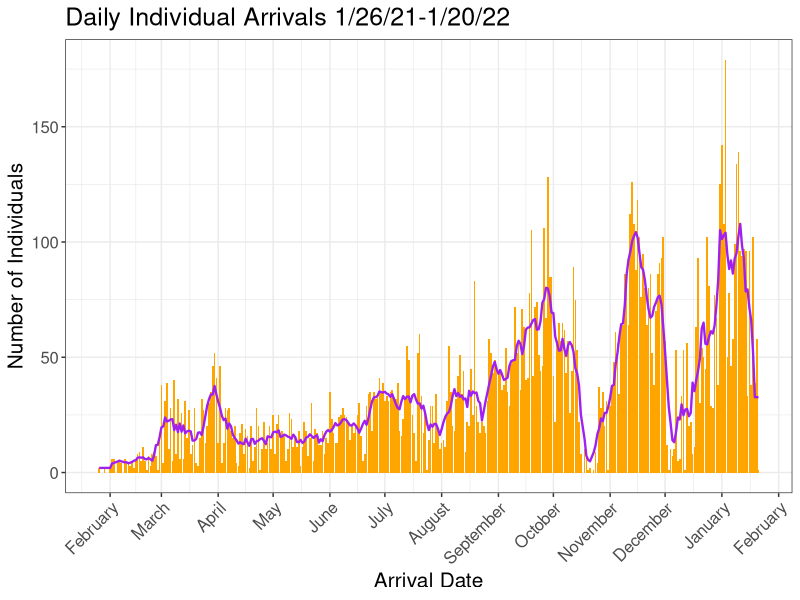
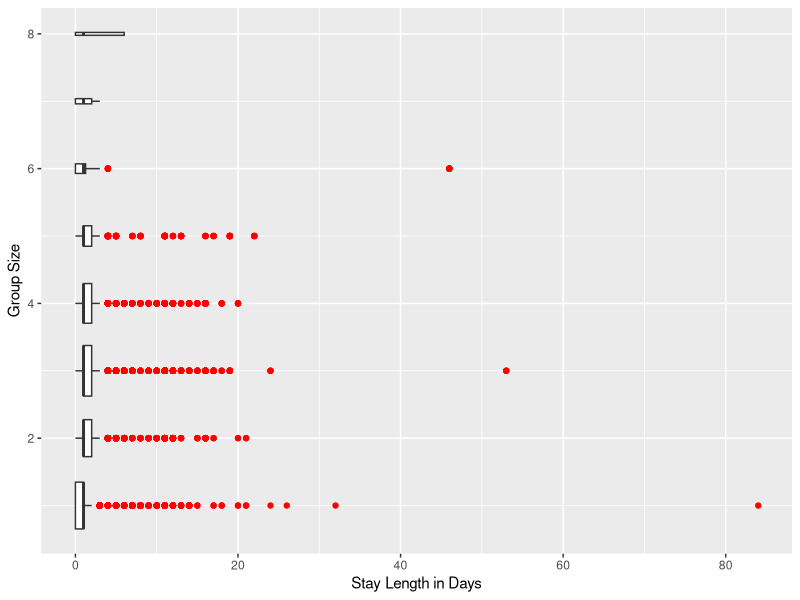
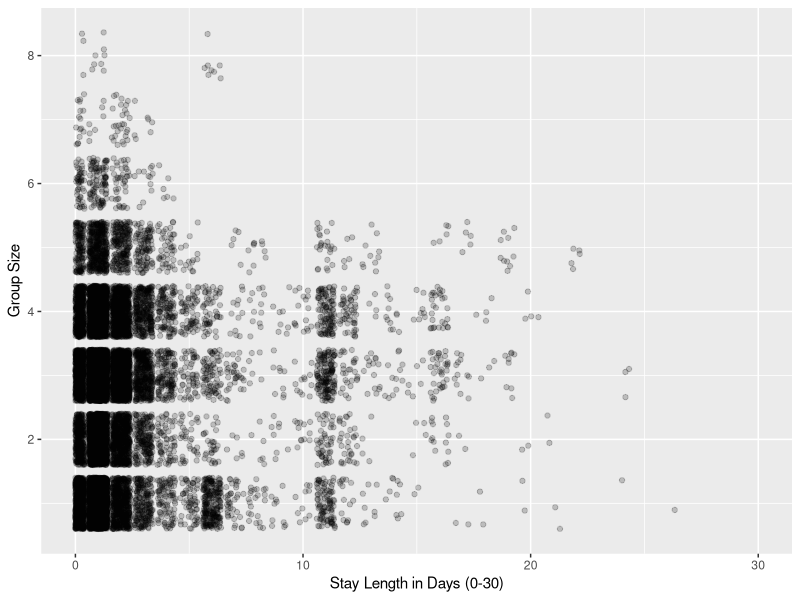
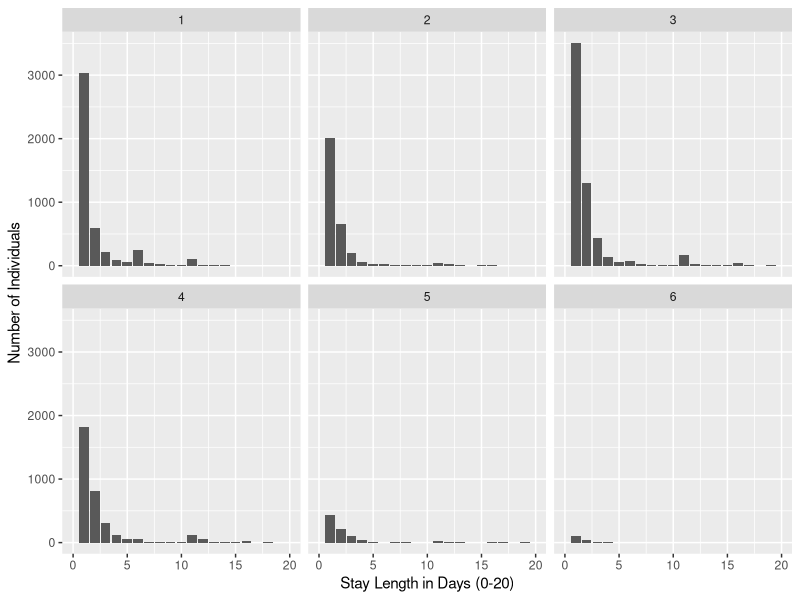

Source code (R) for these figures, in order:
## ---- chunk 1
library(knitr)
library(tidyverse)
opts_chunk$set(echo = TRUE, message = FALSE, warning = FALSE)
## ---- chunk 2
arrivals <- read_csv("data/arrival_date_counts_1.20.csv")
individuals <- read_csv("data/individual_clean_dest_dates_1_20_22.csv")
## ---- chunk 3
# plot daily total arrivals (bars) with individual seven-day rolling mean (purple line)

ggplot(arrivals, aes(x=arrival_date, y=n))+
  geom_col(fill='orange')+
  geom_line(aes(y = seven_avg), color='purple', size=.8)+
  ggtitle("Daily Individual Arrivals 1/26/21-1/20/22")+
  theme_bw() +
  theme(text = element_text(size=15), axis.text.x = element_text(angle = 45, hjust=1))+
  xlab("Arrival Date")+
  ylab("Number of Individuals")+ 
  scale_x_date(date_breaks="1 month", date_labels="%B")

## ---- chunk 4

par(mfrow = c(3, 1))

# Boxplots of stay lengths for various group sizes
individuals %>%
  filter(stay_length >= 0) %>% 
  mutate(group_size = factor(number_in_party)) %>%
  ggplot(aes(x = stay_length, y = number_in_party)) +
  geom_boxplot(aes(group = number_in_party), varwidth = TRUE, outlier.color = "red",)  + # zoom in on plot because there are a few large outliers
  ylab("Group Size") +
  xlab("Stay Length in Days") 

# Look at distribution of individuals by group size for stays from 0-30 days
individuals %>%
  filter(stay_length >= 0) %>% 
  ggplot(aes(x = stay_length, y = number_in_party)) +
  geom_jitter(alpha = .2) +
  xlim(0, 30) +  
  ylab("Group Size") +
  xlab("Stay Length in Days (0-30)") 

# look at stay length distribution for individuals in parties fewer than 7
individuals %>%
  filter(stay_length >= 0 & number_in_party < 7) %>% #filter out mistakes in recording year (negative values)
  ggplot(aes(x = stay_length)) +
  geom_bar() +
  xlim(0, 20) +
  facet_wrap(~number_in_party) +
  ylab("Number of Individuals") +
  xlab("Stay Length in Days (0-20)")

## ---- chunk 5
